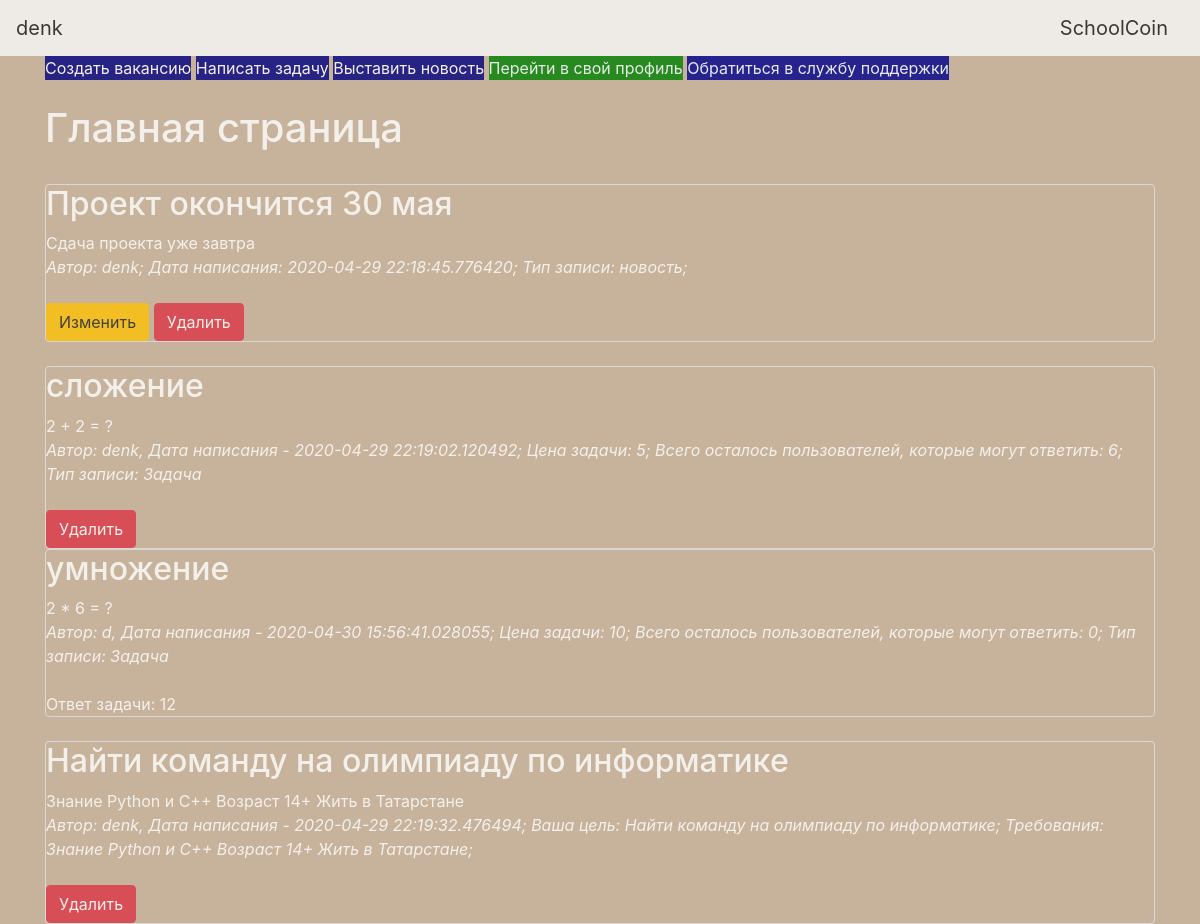
The page / (signed in) on the database its author committed.
### data/users.py (models this page shows, shortened)
class User(SqlAlchemyBase, UserMixin):
    __tablename__ = 'users'
    id = sqlalchemy.Column(sqlalchemy.Integer,
                           primary_key=True, autoincrement=True)
    name = sqlalchemy.Column(sqlalchemy.String, nullable=True)
    schoolcoins = sqlalchemy.Column(sqlalchemy.Integer, default=0, nullable=False)
    numberoftasks = sqlalchemy.Column(sqlalchemy.Integer, default=0, nullable=False)
    olimps = sqlalchemy.Column(sqlalchemy.Integer, default=0, nullable=False)
    averagemark = sqlalchemy.Column(sqlalchemy.Integer, default=0, nullable=False)
    about = sqlalchemy.Column(sqlalchemy.String, nullable=True)
    email = sqlalchemy.Column(sqlalchemy.String,
                              index=True, unique=True, nullable=True)
    hashed_password = sqlalchemy.Column(sqlalchemy.String, nullable=True)
    answer = sqlalchemy.Column(sqlalchemy.Integer, default=0, nullable=False)
    created_date = sqlalchemy.Column(sqlalchemy.DateTime,
                                     default=datetime.datetime.now)
    news = orm.relation("News", back_populates='user')
    tasks = orm.relation("Tasks", back_populates='user')
    vacancys = orm.relation("Vacancys", back_populates='user')

### data/news.py (models this page shows)
class News(SqlAlchemyBase):
    __tablename__ = 'news'
    id = sqlalchemy.Column(sqlalchemy.Integer,
                           primary_key=True, autoincrement=True)
    title = sqlalchemy.Column(sqlalchemy.String, nullable=True)
    content = sqlalchemy.Column(sqlalchemy.String, nullable=True)
    created_date = sqlalchemy.Column(sqlalchemy.DateTime,
                                     default=datetime.datetime.now)
    is_private = sqlalchemy.Column(sqlalchemy.Boolean, default=True)
    user_id = sqlalchemy.Column(sqlalchemy.Integer,
                                sqlalchemy.ForeignKey("users.id"))
    user = orm.relation('User')
    categories = orm.relation("Category",
                              secondary="association",
                              backref="news")

### data/tasks.py (models this page shows)
class Tasks(SqlAlchemyBase):
    __tablename__ = 'tasks'
    id = sqlalchemy.Column(sqlalchemy.Integer,
                           primary_key=True, autoincrement=True)
    title = sqlalchemy.Column(sqlalchemy.String, nullable=True)
    content = sqlalchemy.Column(sqlalchemy.String, nullable=True)
    asnwer = sqlalchemy.Column(sqlalchemy.String, nullable=True)
    created_date = sqlalchemy.Column(sqlalchemy.DateTime,
                                     default=datetime.datetime.now)
    user_id = sqlalchemy.Column(sqlalchemy.Integer,
                                sqlalchemy.ForeignKey("users.id"))
    cost = sqlalchemy.Column(sqlalchemy.Integer, default=5, nullable=False)
    reusable = sqlalchemy.Column(sqlalchemy.Integer, default=1000, nullable=False)
    answeroftask = sqlalchemy.Column(sqlalchemy.String, nullable=True)
    correctUsers = sqlalchemy.Column(sqlalchemy.String, nullable=True)
    user = orm.relation('User')
    categories = orm.relation("Category",
                              secondary="association",
                              backref="tasks")

### data/vacancys.py (models this page shows)
class Vacancys(SqlAlchemyBase):
    __tablename__ = 'vacancys'
    id = sqlalchemy.Column(sqlalchemy.Integer,
                           primary_key=True, autoincrement=True)
    title = sqlalchemy.Column(sqlalchemy.String, nullable=True)
    content = sqlalchemy.Column(sqlalchemy.String, nullable=True)
    created_date = sqlalchemy.Column(sqlalchemy.DateTime,
                                     default=datetime.datetime.now)
    user_id = sqlalchemy.Column(sqlalchemy.Integer,
                                sqlalchemy.ForeignKey("users.id"))
    user = orm.relation('User')

### main.py (the view)
@app.route("/")
def index():
    session = db_session.create_session()
    tasks = session.query(Tasks)
    vacancys = session.query(Vacancys)
    if current_user.is_authenticated:
        news = session.query(News).filter(
            (News.user == current_user) | (News.is_private != True))
    else:
        news = session.query(News).filter(News.is_private != True)
    return render_template("indexMain.html", news=news, tasks=tasks, vacancys=vacancys)

### data/db_session.py (called while the page is built)
def create_session() -> Session:
    global __factory
    return __factory()

### main.py (called while the page is built)
@login_manager.user_loader
def load_user(user_id):
    session = db_session.create_session()
    return session.query(User).get(user_id)

### templates/indexMain.html (shortened to what this page needs)
{% extends "base.html" %}
{% block content %}
{% if current_user.is_authenticated %}
    <a href="/vacancy" type="button" class="addsmt">Создать вакансию</a>
    <a href="/tasks" type="button" class="addsmt">Написать задачу</a>
    <a href="/news" type="button" class="addsmt">Выставить новость</a>
    <a href="/account" type="button" class="profile">Перейти в свой профиль</a>
    <a href="/support" type="button" class="support">Обратиться в службу поддержки</a>
{% endif %}
<br><br>
<h1>Главная страница</h1>
<br>
{% for item in news%}
<div class="col-md6 border rounded">
    <h2>{{item.title}}</h2>
    <div>
        {{item.content}}
    </div>
    <div>
        <i>
        Автор: {{item.user.name}}; Дата написания: {{item.created_date}};
        Тип записи: новость;
        </i>
    </div>
    <br>
    {% if current_user.is_authenticated and current_user == item.user %}
        <div>
            <a href="/news/{{ item.id }}" class="btn btn-warning">Изменить</a>
            <a href="/news_delete/{{ item.id }}" class="btn btn-danger">Удалить</a>
        </div>
    {% endif %}
</div>
{% endfor %}
<br>
{% for item in tasks%}
<div class="col-md6 border rounded">
    <h2>{{item.title}}</h2>
    <div>
        {{item.content}}
    </div>
    <div>
        <i>Автор: {{item.user.name}}, Дата написания - {{item.created_date}};
        Цена задачи: {{item.cost}};
        Всего осталось пользователей, которые могут ответить: {{item.reusable}};
        Тип записи: Задача</i>
    </div>
    <br>
    {% if item.reusable <= 0 %}
        <div>Ответ задачи: {{item.answeroftask}}</div>
    {% endif %}
    {% if current_user.is_authenticated and current_user == item.user %}
        <div>
            <a href="/tasks_delete/{{ item.id }}" class="btn btn-danger">Удалить</a>
        </div>
    {% endif %}
</div>
{% endfor %}
<br>
{% for item in vacancys%}
<div class="col-md6 border rounded">
    <h2>{{item.title}}</h2>
    <div>
        {{item.content}}
    </div>
    <div>
        <i>
        Автор: {{item.user.name}}, Дата написания - {{item.created_date}};
        Ваша цель: {{item.title}};
        Требования: {{item.content}};
        </i>
    </div>
    <br>
    {% if current_user.is_authenticated and current_user == item.user %}
        <div>
            <a href="/vacancys_delete/{{ item.id }}" class="btn btn-danger">Удалить</a>
        </div>
    {% endif %}
</div>
{% endfor %}
{% endblock %}

### templates/base.html (shortened to what this page needs)
<!doctype html>
<html lang="en">
<head>
    <link rel="stylesheet"
          href="https://stackpath.bootstrapcdn.com/bootstrap/4.4.1/css/bootstrap.min.css"
>
</head>
<body>
<header>
    <nav class="navbar navbar-light bg-light">
        {% if current_user.is_authenticated %}
            <a class="navbar-brand" href="/logout">{{ current_user.name }}</a>
        {% else %}
            <p>
                <a class="btn btn-primary " href="/register">Зарегистрироваться</a>
                <a class="btn btn-success" href="/login">Войти</a>
            </p>
        {% endif %}
        <a class="navbar-brand" href="#">SchoolCoin</a>
    </nav>
</header>
<main role="main" class="container">
    {% block content %}{% endblock %}
</main>
</body>
</html>

### templates/indexMain.html (style rules this page uses)
.addsmt { background: navy; color: white }
.profile { background: green; color: aliceblue; }
.support { background: darkblue; color: aliceblue; }
body { opacity: 0.8; background: #c7b39b url(https://pcvector.net/uploads/posts/2018-08/1533326959_low-poly-background-generator-min.png); color: #fff; }

### rows shown on the page
User: name "denk"
News: title "Проект окончится 30 мая", content "Сдача проекта уже завтра", user.name "denk", created_date "2020-04-29 22:18:45.776420"
Tasks: title "сложение", content "2 + 2 = ?", user.name "denk", created_date "2020-04-29 22:19:02.120492", cost "5", reusable "6"
Tasks: title "умножение", content "2 * 6 = ?", user.name "d", created_date "2020-04-30 15:56:41.028055", cost "10", reusable "0", answeroftask "12"
Vacancys: title "Найти команду на олимпиаду по информатике", content "Знание Python и C++ Возраст 14+ Жить в Татарстане", user.name "denk", created_date "2020-04-29 22:19:32.476494"
